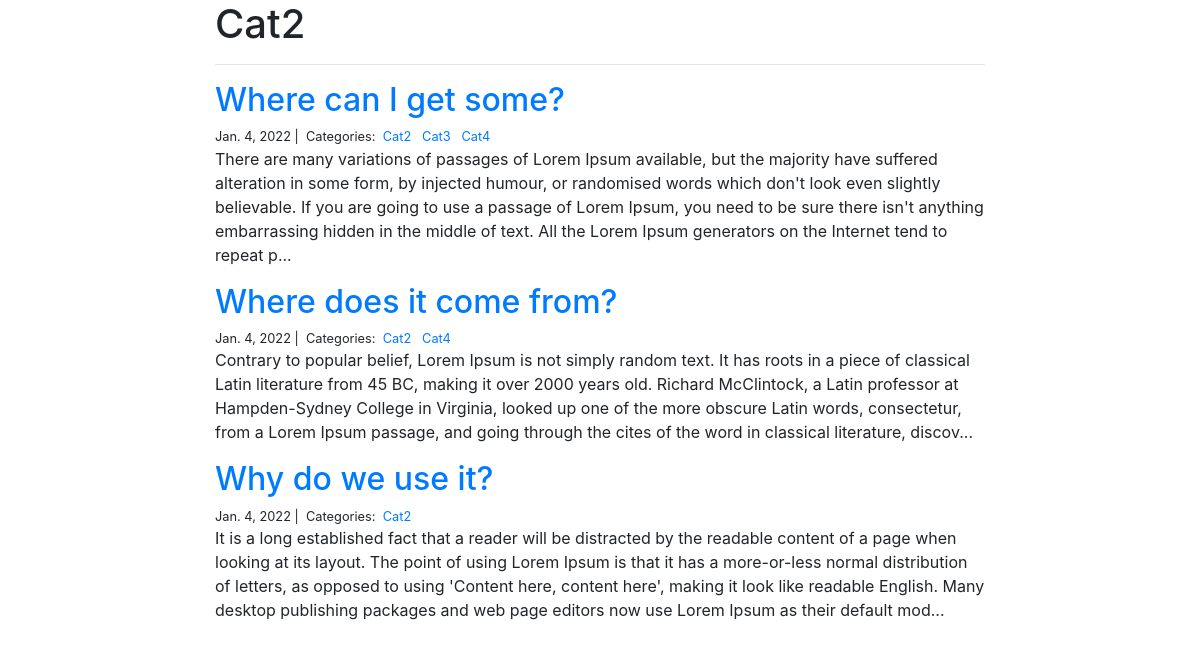
The app's page /blogs/Cat2/ with its own data.
### blog/models.py (models this page shows)
class Category(models.Model):
    name = models.CharField(max_length=20)

class Posts(models.Model):
    title = models.CharField(max_length=255)
    body = models.TextField()
    created_on = models.DateTimeField(auto_now_add=True)
    last_modified = models.DateTimeField(auto_now=True)
    categories = models.ManyToManyField('Category', related_name="posts")

### blog/views.py (the view)
# urls.py: path("<category>/", views.blog_category, name="blog_category"),
def blog_category(request, category):
    posts = Posts.objects.filter(categories__name__contains=category).order_by('-created_on')
    context = {
        "category": category,
        "posts": posts
    }
    return render(request, "blog_category.html", context)

### blog/templates/blog_category.html
{% extends "base.html" %}
{% block page_content %}
<div class="col-md-8 offset-md-2">
    <h1>{{ category | title }}</h1>
    <hr>
    {% for post in posts %}
        <h2><a href="{% url 'blog_detail' post.pk%}">{{ post.title }}</a></h2>
        <small>
            {{ post.created_on.date }} |&nbsp;
            Categories:&nbsp;
            {% for category in post.categories.all %}
            <a href="{% url 'blog_category' category.name %}">
                {{ category.name }}
            </a>&nbsp;
            {% endfor %}
        </small>
        <p>{{ post.body | slice:":400" }}...</p>
    {% endfor %}
</div>
{% endblock %}

### my_portfolio/templates/base.html (shortened to what this page needs)
<link rel="stylesheet" href="https://stackpath.bootstrapcdn.com/bootstrap/4.1.3/css/bootstrap.min.css">
{% block page_content %}{% endblock %}

### records on screen
Category: name "Cat2"
Posts: title "Where can I get some?", created_on "Jan. 4, 2022", body "There are many variations of passages of Lorem Ipsum available, but the majority have suffered alteration in some form, by injected humour, or randomised words which don't look even slightly believable. If you are going to use a passage of Lorem Ipsum, you need to be sure there isn't anything embarrassing hidden in the middle of text. All the Lorem Ipsum generators on the Internet tend to repeat p"
Category: name "Cat3"
Category: name "Cat4"
Posts: title "Where does it come from?", created_on "Jan. 4, 2022", body "Contrary to popular belief, Lorem Ipsum is not simply random text. It has roots in a piece of classical Latin literature from 45 BC, making it over 2000 years old. Richard McClintock, a Latin professor at Hampden-Sydney College in Virginia, looked up one of the more obscure Latin words, consectetur, from a Lorem Ipsum passage, and going through the cites of the word in classical literature, discov"
Posts: title "Why do we use it?", created_on "Jan. 4, 2022", body "It is a long established fact that a reader will be distracted by the readable content of a page when looking at its layout. The point of using Lorem Ipsum is that it has a more-or-less normal distribution of letters, as opposed to using 'Content here, content here', making it look like readable English. Many desktop publishing packages and web page editors now use Lorem Ipsum as their default mod"
